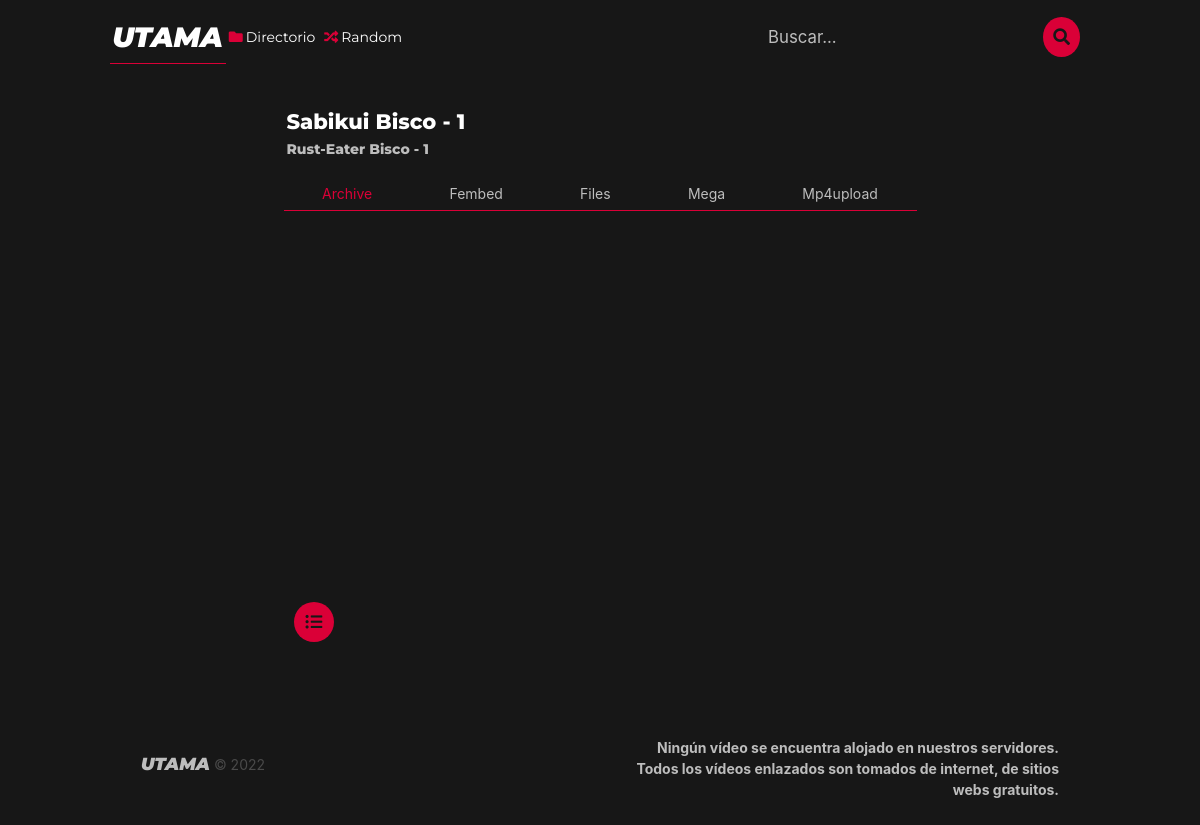
The page /ver/16/sabikui-bisco on the database its author committed.
### animefly/utama/models.py (models this page shows, shortened)
class Episode(models.Model):
    id = models.AutoField(primary_key=True)
    anime = models.ForeignKey(Anime, on_delete=models.CASCADE)
    episode = models.IntegerField()
    is_premiere = models.BooleanField(default=False)
    fansub = models.CharField(max_length=100, blank=True)
    fsLink = models.CharField(max_length=100, blank=True)
    ThumbnailFilename = models.UUIDField(default=uuid4, editable=False, unique=True, blank=False)
    Thumbnail = models.ImageField(upload_to=UploadToPathAndRename('media/thumbnail'), blank=False)

class Anime(models.Model):
    id = models.AutoField(primary_key=True)
    title = models.CharField(max_length=100)
    titleEn = models.CharField(max_length=100)
    titleEs = models.CharField(max_length=100)
    slug = AutoSlugField(populate_from='title', unique=True, editable=False)
    description = models.TextField()
    tipo = models.CharField(max_length=50)
    status = models.CharField(max_length=50)
    release = models.DateTimeField()
    rating = models.CharField(max_length=50)
    genres = models.ManyToManyField('Genres', through='AnimeGenres')
    coverFilename = models.UUIDField(default=uuid4, editable=False, unique=True)
    cover = models.ImageField(upload_to=UploadToPathAndRename('media/cover'))
    backgroundFilename = models.UUIDField(default=uuid4, editable=False, unique=True)
    background = models.ImageField(upload_to=UploadToPathAndRename('media/background'))
    renderFilename = models.UUIDField(default=uuid4, editable=False, unique=True)
    render = models.ImageField(upload_to=UploadToPathAndRename('media/render'))

class AnimeEpisode(models.Model):
    id = models.AutoField(primary_key=True)
    anime = models.ForeignKey(Anime, on_delete=models.CASCADE)
    episode = ChainedForeignKey(Episode, chained_field="anime", chained_model_field="anime", show_all=False, auto_choose=True, sort=True)
    server = models.CharField(max_length=100, default='')
    link = models.CharField(max_length=255 , default='')

### animefly/utama/views.py (the view)
# urls.py: path('ver/<int:id>/<str:nombre>', views.ver, name='ver'),
def ver(request, id, nombre=None):
    episode = Episode.objects.get(id=id)
    anime_episode = AnimeEpisode.objects.filter(episode_id=id).order_by('server')
    prev = Episode.objects.filter(anime__id=episode.anime_id).filter(id__lt=episode.id).order_by('-id')[0:1]
    sig = Episode.objects.filter(anime__id=episode.anime_id).filter(id__gt=episode.id).order_by('id')[0:1]
    return render(request, 'utama/ver.html', {'episode': episode, 'servers': anime_episode, 'prev': prev, 'sig': sig})

### templates/utama/ver.html (shortened to what this page needs)
{% extends 'utama/layout.html' %}
{% block content %}
<section class="section">
    <div class="container">
        <div class="columns is-centered">
            <div class="column is-8">
                <div class="name-container block" style="display: inline-flex;width: 100%;flex-wrap: nowrap;justify-content: space-between; align-items: center;">
                    <div class="name-container-names" style="display: flex; flex-direction: column;">
                        <h1 class="subtitle is-4 has-text-left" style="font-style:normal; font-weight:800; padding: 3px; font-family: Montserrat; font-style: normal; color: var(--main-text-color-hover); margin-bottom: 0;">
                            {{episode.anime.title}} - {{episode.episode}}
                        </h1>
                        <h2 class="subtitle is-6 has-text-left block" style="font-style:normal; font-weight:800; padding: 3px; font-family: Montserrat; font-style: normal; color: var(--main-text-color);">
                            {{episode.anime.titleEn}} - {{episode.episode}}
                        </h2>
                    </div>
                </div>
                <div id="tabs-with-content" class="close">
                    <div class="tabs" >
                      <ul>
                        {% for server in servers %}
                            <li>
                                <a  id="tab" onclick="getServerlink({{ episode.id }}, '{{ server.server }}')">{{ server.server}}</a>
                            </li>
                        {% endfor %}
                      </ul>
                    </div>
                    <div>
                        <section  class="tab-content block videoWrapper" style="padding: 0; position: relative; padding-bottom: 56.25%;  padding-top: 25px; height: 0;">
                            <iframe id="framez"  class="iframeWrapper iframe" width="640"  src="{{servers.0.link}}" allowfullscreen webkitallowfullscreen scrolling="no" frameborder="0"></iframe>
                        </section>
                    </div>
                    <div style="display: inline-flex; align-items: center; justify-content: space-between; flex-direction: row; width: 100%;" class="my-3">
                        <div class="left-container is-4" style="display: flex; flex-direction: row; align-items: center;">
                            <div style="display:flex;" class="mx-3">
                                <a href="{% url 'anime' id=episode.anime_id nombre=episode.anime.slug %}" class="ver-anime-btn icon" style="color: var(--main-bg-color);">
                                    <span class="icon">
                                        <i class="fas fa-list-ul"></i>
                                    </span>
                                </a>
                            </div>
                        </div>
                    </div>
                </div>
            </div>
          </div>
    </div>
</section>
{% endblock %}

### static/utama/css/style.css (style rules this page uses)
:root { --main-bg-color:#171717; --seondary-bg-color:#444444; --main-text-color: #bdbdbd; --main-text-color-hover: #FFF; --main-primary-color: #da0037; }
html { background-color: var(--main-bg-color); color: var(--main-text-color); font-family: 'Roboto', sans-serif; font-size: 14px; line-height: 1.5; margin: 0; padding: 0; }
.tabs>ul { justify-content: space-around; }
.tabs ul { border-bottom: 1px solid var(--main-primary-color); }
#tabs-with-content .tabs:not(:last-child) { margin-bottom: 0; }
#tabs-with-content .tab-content { padding: 1rem; display: none; }
#tabs-with-content .tab-content.is-active { display: block; }
.ver-anime-btn { background-color: var(--main-primary-color); border: none; border-radius: 50%; color: var(--main-bg-color); cursor: pointer; font-size: 1.2em; height: 40px; width: 40px; }
.videoWrapper { position: relative; padding-bottom: 56.25%; padding-top: 25px; height: 0; }
.iframeWrapper { position: absolute; top: 0; left: 0; width: 100%; height: 100%; }

### rows shown on the page
Episode: anime "Sabikui Bisco", episode "1", anime.titleEn "Rust-Eater Bisco"
AnimeEpisode: server "Archive"
AnimeEpisode: server "Fembed"
AnimeEpisode: server "Files"
AnimeEpisode: server "Mega"
AnimeEpisode: server "Mp4upload"
